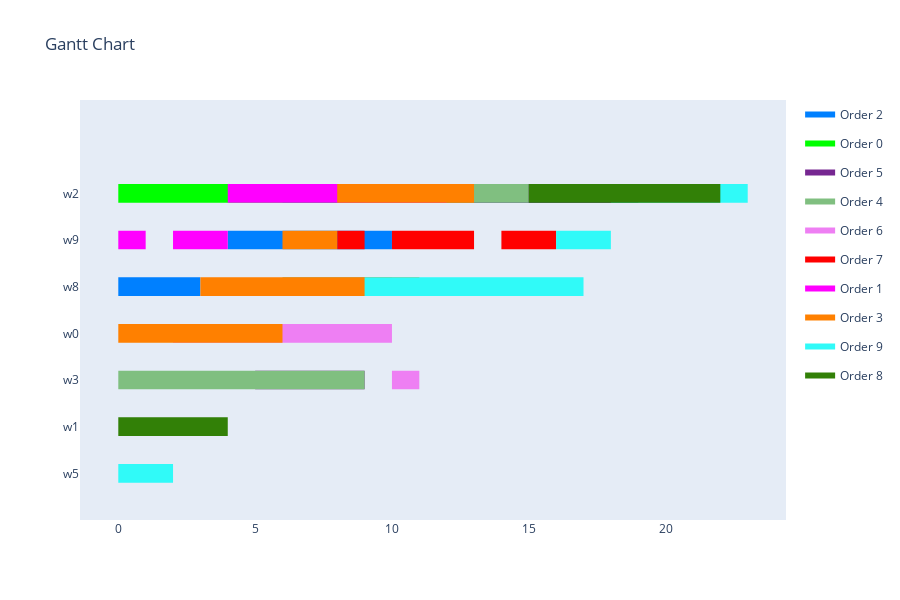

Here is the notebook cell this chart was saved with:
### Code cell
schedule = GAToScheduleTranslator().translate(result, all_jobs, env, orders)
schedule.created_in = env
schedule.created_for = orders
visualize_schedule_demo(schedule, env, orders)
fitness_values = objective_function.calculate_comparison_values(schedule, orders, env)
print(f'Fitness Values:\nMakespan: {fitness_values[0]}\nTardiness: {fitness_values[1]}\nDeviation: {fitness_values[2]}\nIdle Time: {fitness_values[3]}\nProfit: {fitness_values[4]}')

### Figure 1 — Plotly figure (JSON) as saved in the notebook; plotly's stock layout.template omitted (floating-point values rounded to 4 significant figures)
{"data": [{"fill": "toself", "fillcolor": "rgb(0, 128, 255)", "hoverinfo": "name", "legendgroup": "rgb(0, 128, 255)", "mode": "none", "name": "Order 2", "type": "scatter", "x": [6, 9, 9, 6, 6, 7, 19, 19, 7, 7, 4, 10, 10, 4, 4, 0, 3, 3, 0], "y": [5.8, 5.8, 6.2, 6.2, null, 5.8, 5.8, 6.2, 6.2, null, 4.8, 4.8, 5.2, 5.2, null, 3.8, 3.8, 4.2, 4.2]}, {"fill": "toself", "fillcolor": "rgb(0, 255, 0)", "hoverinfo": "name", "legendgroup": "rgb(0, 255, 0)", "mode": "none", "name": "Order 0", "type": "scatter", "x": [0, 6, 6, 0, 0, 1, 4, 4, 1, 1, 2, 3, 3, 2, 2, 3, 8, 8, 3], "y": [5.8, 5.8, 6.2, 6.2, null, 5.8, 5.8, 6.2, 6.2, null, 5.8, 5.8, 6.2, 6.2, null, 5.8, 5.8, 6.2, 6.2]}, {"fill": "toself", "fillcolor": "rgb(118, 39, 145)", "hoverinfo": "name", "legendgroup": "rgb(118, 39, 145)", "mode": "none", "name": "Order 5", "type": "scatter", "x": [12, 19, 19, 12, 12, 13, 15, 15, 13, 13, 14, 19, 19, 14, 14, 5, 9, 9, 5], "y": [5.8, 5.8, 6.2, 6.2, null, 5.8, 5.8, 6.2, 6.2, null, 5.8, 5.8, 6.2, 6.2, null, 1.8, 1.8, 2.2, 2.2]}, {"fill": "toself", "fillcolor": "rgb(128, 191, 128)", "hoverinfo": "name", "legendgroup": "rgb(128, 191, 128)", "mode": "none", "name": "Order 4", "type": "scatter", "x": [9, 10, 10, 9, 9, 10, 15, 15, 10, 10, 6, 10, 10, 6, 6, 0, 9, 9, 0], "y": [5.8, 5.8, 6.2, 6.2, null, 5.8, 5.8, 6.2, 6.2, null, 3.8, 3.8, 4.2, 4.2, null, 1.8, 1.8, 2.2, 2.2]}, {"fill": "toself", "fillcolor": "rgb(238, 127, 243)", "hoverinfo": "name", "legendgroup": "rgb(238, 127, 243)", "mode": "none", "name": "Order 6", "type": "scatter", "x": [2, 9, 9, 2, 2, 4, 9, 9, 4, 4, 6, 10, 10, 6, 6, 10, 11, 11, 10], "y": [2.8, 2.8, 3.2, 3.2, null, 2.8, 2.8, 3.2, 3.2, null, 2.8, 2.8, 3.2, 3.2, null, 1.8, 1.8, 2.2, 2.2]}, {"fill": "toself", "fillcolor": "rgb(255, 0, 0)", "hoverinfo": "name", "legendgroup": "rgb(255, 0, 0)", "mode": "none", "name": "Order 7", "type": "scatter", "x": [8, 9, 9, 8, 8, 10, 12, 12, 10, 10, 12, 13, 13, 12, 12, 14, 16, 16, 14], "y": [4.8, 4.8, 5.2, 5.2, null, 4.8, 4.8, 5.2, 5.2, null, 4.8, 4.8, 5.2, 5.2, null, 4.8, 4.8, 5.2, 5.2]}, {"fill": "toself", "fillcolor": "rgb(255, 0, 255)", "hoverinfo": "name", "legendgroup": "rgb(255, 0, 255)", "mode": "none", "name": "Order 1", "type": "scatter", "x": [4, 12, 12, 4, 4, 5, 11, 11, 5, 5, 0, 1, 1, 0, 0, 2, 4, 4, 2], "y": [5.8, 5.8, 6.2, 6.2, null, 5.8, 5.8, 6.2, 6.2, null, 4.8, 4.8, 5.2, 5.2, null, 4.8, 4.8, 5.2, 5.2]}, {"fill": "toself", "fillcolor": "rgb(255, 128, 0)", "hoverinfo": "name", "legendgroup": "rgb(255, 128, 0)", "mode": "none", "name": "Order 3", "type": "scatter", "x": [8, 13, 13, 8, 8, 6, 8, 8, 6, 6, 3, 11, 11, 3, 3, 0, 6, 6, 0], "y": [5.8, 5.8, 6.2, 6.2, null, 4.8, 4.8, 5.2, 5.2, null, 3.8, 3.8, 4.2, 4.2, null, 2.8, 2.8, 3.2, 3.2]}, {"fill": "toself", "fillcolor": "rgb(48, 250, 248)", "hoverinfo": "name", "legendgroup": "rgb(48, 250, 248)", "mode": "none", "name": "Order 9", "type": "scatter", "x": [18, 23, 23, 18, 18, 16, 18, 18, 16, 16, 9, 17, 17, 9, 9, 0, 2, 2, 0], "y": [5.8, 5.8, 6.2, 6.2, null, 4.8, 4.8, 5.2, 5.2, null, 3.8, 3.8, 4.2, 4.2, null, -0.2, -0.2, 0.2, 0.2]}, {"fill": "toself", "fillcolor": "rgb(50, 128, 7)", "hoverinfo": "name", "legendgroup": "rgb(50, 128, 7)", "mode": "none", "name": "Order 8", "type": "scatter", "x": [15, 18, 18, 15, 15, 16, 17, 17, 16, 16, 17, 22, 22, 17, 17, 0, 4, 4, 0], "y": [5.8, 5.8, 6.2, 6.2, null, 5.8, 5.8, 6.2, 6.2, null, 5.8, 5.8, 6.2, 6.2, null, 0.8, 0.8, 1.2, 1.2]}, {"legendgroup": "rgb(0, 128, 255)", "marker": {"color": "rgb(0, 128, 255)", "opacity": 0, "size": 1}, "mode": "markers", "name": "", "showlegend": false, "text": [null, null, null, null, null, null, null, null], "type": "scatter", "x": [6, 9, 7, 19, 4, 10, 0, 3], "y": [6, 6, 6, 6, 5, 5, 4, 4]}, {"legendgroup": "rgb(0, 255, 0)", "marker": {"color": "rgb(0, 255, 0)", "opacity": 0, "size": 1}, "mode": "markers", "name": "", "showlegend": false, "text": [null, null, null, null, null, null, null, null], "type": "scatter", "x": [0, 6, 1, 4, 2, 3, 3, 8], "y": [6, 6, 6, 6, 6, 6, 6, 6]}, {"legendgroup": "rgb(118, 39, 145)", "marker": {"color": "rgb(118, 39, 145)", "opacity": 0, "size": 1}, "mode": "markers", "name": "", "showlegend": false, "text": [null, null, null, null, null, null, null, null], "type": "scatter", "x": [12, 19, 13, 15, 14, 19, 5, 9], "y": [6, 6, 6, 6, 6, 6, 2, 2]}, {"legendgroup": "rgb(128, 191, 128)", "marker": {"color": "rgb(128, 191, 128)", "opacity": 0, "size": 1}, "mode": "markers", "name": "", "showlegend": false, "text": [null, null, null, null, null, null, null, null], "type": "scatter", "x": [9, 10, 10, 15, 6, 10, 0, 9], "y": [6, 6, 6, 6, 4, 4, 2, 2]}, {"legendgroup": "rgb(238, 127, 243)", "marker": {"color": "rgb(238, 127, 243)", "opacity": 0, "size": 1}, "mode": "markers", "name": "", "showlegend": false, "text": [null, null, null, null, null, null, null, null], "type": "scatter", "x": [2, 9, 4, 9, 6, 10, 10, 11], "y": [3, 3, 3, 3, 3, 3, 2, 2]}, {"legendgroup": "rgb(255, 0, 0)", "marker": {"color": "rgb(255, 0, 0)", "opacity": 0, "size": 1}, "mode": "markers", "name": "", "showlegend": false, "text": [null, null, null, null, null, null, null, null], "type": "scatter", "x": [8, 9, 10, 12, 12, 13, 14, 16], "y": [5, 5, 5, 5, 5, 5, 5, 5]}, {"legendgroup": "rgb(255, 0, 255)", "marker": {"color": "rgb(255, 0, 255)", "opacity": 0, "size": 1}, "mode": "markers", "name": "", "showlegend": false, "text": [null, null, null, null, null, null, null, null], "type": "scatter", "x": [4, 12, 5, 11, 0, 1, 2, 4], "y": [6, 6, 6, 6, 5, 5, 5, 5]}, {"legendgroup": "rgb(255, 128, 0)", "marker": {"color": "rgb(255, 128, 0)", "opacity": 0, "size": 1}, "mode": "markers", "name": "", "showlegend": false, "text": [null, null, null, null, null, null, null, null], "type": "scatter", "x": [8, 13, 6, 8, 3, 11, 0, 6], "y": [6, 6, 5, 5, 4, 4, 3, 3]}, {"legendgroup": "rgb(48, 250, 248)", "marker": {"color": "rgb(48, 250, 248)", "opacity": 0, "size": 1}, "mode": "markers", "name": "", "showlegend": false, "text": [null, null, null, null, null, null, null, null], "type": "scatter", "x": [18, 23, 16, 18, 9, 17, 0, 2], "y": [6, 6, 5, 5, 4, 4, 0, 0]}, {"legendgroup": "rgb(50, 128, 7)", "marker": {"color": "rgb(50, 128, 7)", "opacity": 0, "size": 1}, "mode": "markers", "name": "", "showlegend": false, "text": [null, null, null, null, null, null, null, null], "type": "scatter", "x": [15, 18, 16, 17, 17, 22, 0, 4], "y": [6, 6, 6, 6, 6, 6, 1, 1]}], "layout": {"height": 600, "hovermode": "closest", "showlegend": true, "title": {"text": "Gantt Chart"}, "xaxis": {"rangeselector": {"buttons": [{"count": 7, "label": "1w", "step": "day", "stepmode": "backward"}, {"count": 1, "label": "1m", "step": "month", "stepmode": "backward"}, {"count": 6, "label": "6m", "step": "month", "stepmode": "backward"}, {"count": 1, "label": "YTD", "step": "year", "stepmode": "todate"}, {"count": 1, "label": "1y", "step": "year", "stepmode": "backward"}, {"step": "all"}]}, "showgrid": false, "type": "linear", "zeroline": false}, "yaxis": {"autorange": false, "range": [-1, 8], "showgrid": false, "ticktext": ["w5", "w1", "w3", "w0", "w8", "w9", "w2"], "tickvals": [0, 1, 2, 3, 4, 5, 6], "zeroline": false}}}
